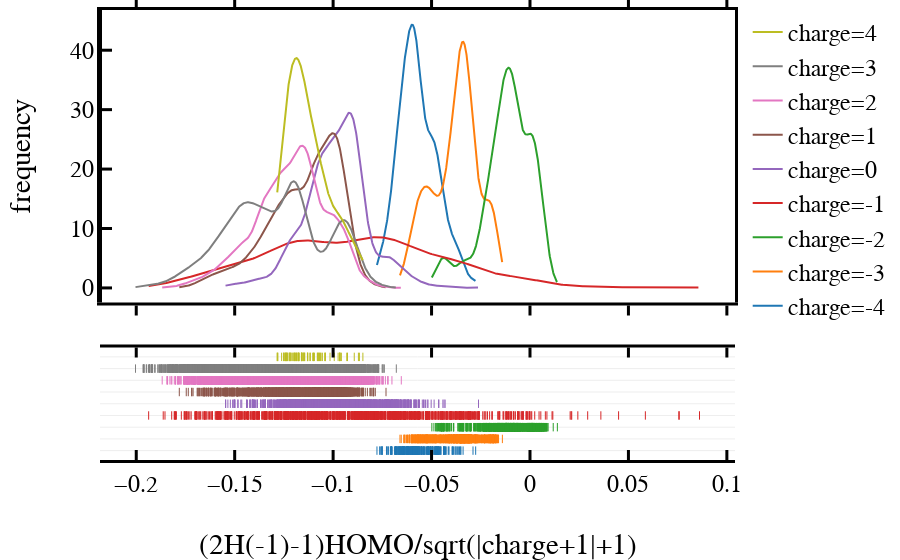

Notebook source saved alongside this figure:
### Code cell
import plotly.figure_factory as ff

hist_data, group_labels = [], []
for c in range(-4, 5):
    if len(df_good[df_good['charge'] == c]) > 10:
        if c >= -1:
            hist_data += [(df_good[df_good['charge'] == c]['alphaHOMO'].values)/(abs(c+1)+1)]
        else:
            hist_data += [-(df_good[df_good['charge'] == c]['alphaHOMO'].values)/(abs(c)+2)]
        group_labels += ['charge=%d'%c] # name of the dataset

fig = ff.create_distplot(hist_data, group_labels, show_hist=False)
layout = go.Layout()
layout.update(glob_layout)
layout["xaxis"].update({'title': "(2H(-1)-1)HOMO/sqrt(|charge+1|+1)"})
layout["yaxis"].update({'title': 'frequency'})
fig.update(layout=layout)
fig.show()
# pio.write_image(fig, '2DEI_alphaHOMO_gap/demo/Pareto_fronts/distribution_HOMO_(2H(-1)-1)HOMO_div_sqrt(|charge+1|+1).pdf')

### Figure 1 — Plotly figure (JSON) as saved in the notebook; plotly's stock layout.template omitted (floating-point values rounded to 4 significant figures; data arrays with more than 128 entries replaced by an {"elided": "..."} marker saying what was removed)
{"data": [{"legendgroup": "charge=-4", "marker": {"color": "rgb(31, 119, 180)"}, "mode": "lines", "name": "charge=-4", "showlegend": true, "type": "scatter", "uid": "632d649d-597f-4767-bec6-24568ff9930f", "x": {"elided": "500 float values"}, "xaxis": "x", "y": {"elided": "500 float values"}, "yaxis": "y"}, {"legendgroup": "charge=-3", "marker": {"color": "rgb(255, 127, 14)"}, "mode": "lines", "name": "charge=-3", "showlegend": true, "type": "scatter", "uid": "93edb9b7-d8d2-4436-8c60-8706a41be364", "x": {"elided": "500 float values"}, "xaxis": "x", "y": {"elided": "500 float values"}, "yaxis": "y"}, {"legendgroup": "charge=-2", "marker": {"color": "rgb(44, 160, 44)"}, "mode": "lines", "name": "charge=-2", "showlegend": true, "type": "scatter", "uid": "949a6bd4-5439-4bd7-bcee-27bdf5bf4bef", "x": {"elided": "500 float values"}, "xaxis": "x", "y": {"elided": "500 float values"}, "yaxis": "y"}, {"legendgroup": "charge=-1", "marker": {"color": "rgb(214, 39, 40)"}, "mode": "lines", "name": "charge=-1", "showlegend": true, "type": "scatter", "uid": "1e974521-c42f-406c-bbe6-cb3d336314ff", "x": {"elided": "500 float values"}, "xaxis": "x", "y": {"elided": "500 float values"}, "yaxis": "y"}, {"legendgroup": "charge=0", "marker": {"color": "rgb(148, 103, 189)"}, "mode": "lines", "name": "charge=0", "showlegend": true, "type": "scatter", "uid": "529d3407-185f-44c6-83a4-2f406b5a0211", "x": {"elided": "500 float values"}, "xaxis": "x", "y": {"elided": "500 float values"}, "yaxis": "y"}, {"legendgroup": "charge=1", "marker": {"color": "rgb(140, 86, 75)"}, "mode": "lines", "name": "charge=1", "showlegend": true, "type": "scatter", "uid": "63dea2f1-8f7e-410a-89b5-411b1bc00ae2", "x": {"elided": "500 float values"}, "xaxis": "x", "y": {"elided": "500 float values"}, "yaxis": "y"}, {"legendgroup": "charge=2", "marker": {"color": "rgb(227, 119, 194)"}, "mode": "lines", "name": "charge=2", "showlegend": true, "type": "scatter", "uid": "f20ef92b-2c9a-47e0-8908-bb69e3e8181e", "x": {"elided": "500 float values"}, "xaxis": "x", "y": {"elided": "500 float values"}, "yaxis": "y"}, {"legendgroup": "charge=3", "marker": {"color": "rgb(127, 127, 127)"}, "mode": "lines", "name": "charge=3", "showlegend": true, "type": "scatter", "uid": "7377f625-7937-4157-9570-74af2757efee", "x": {"elided": "500 float values"}, "xaxis": "x", "y": {"elided": "500 float values"}, "yaxis": "y"}, {"legendgroup": "charge=4", "marker": {"color": "rgb(188, 189, 34)"}, "mode": "lines", "name": "charge=4", "showlegend": true, "type": "scatter", "uid": "99089b52-9589-4f62-a232-f88a83916cd9", "x": {"elided": "500 float values"}, "xaxis": "x", "y": {"elided": "500 float values"}, "yaxis": "y"}, {"legendgroup": "charge=-4", "marker": {"color": "rgb(31, 119, 180)", "symbol": "line-ns-open"}, "mode": "markers", "name": "charge=-4", "showlegend": false, "type": "scatter", "uid": "adafab20-fc03-4579-9ee7-b5b8491d393f", "x": {"elided": "242 float values"}, "xaxis": "x", "y": {"elided": "242 str values"}, "yaxis": "y2"}, {"legendgroup": "charge=-3", "marker": {"color": "rgb(255, 127, 14)", "symbol": "line-ns-open"}, "mode": "markers", "name": "charge=-3", "showlegend": false, "type": "scatter", "uid": "7f16e9ce-ea1c-4197-8334-186a907fe427", "x": {"elided": "691 float values"}, "xaxis": "x", "y": {"elided": "691 str values"}, "yaxis": "y2"}, {"legendgroup": "charge=-2", "marker": {"color": "rgb(44, 160, 44)", "symbol": "line-ns-open"}, "mode": "markers", "name": "charge=-2", "showlegend": false, "type": "scatter", "uid": "081c7dda-6493-4474-a45f-8e606cdae050", "x": {"elided": "898 float values"}, "xaxis": "x", "y": {"elided": "898 str values"}, "yaxis": "y2"}, {"legendgroup": "charge=-1", "marker": {"color": "rgb(214, 39, 40)", "symbol": "line-ns-open"}, "mode": "markers", "name": "charge=-1", "showlegend": false, "type": "scatter", "uid": "cb17144b-1e06-4dc0-b42b-e16c9c39a5e6", "x": {"elided": "1023 float values"}, "xaxis": "x", "y": {"elided": "1023 str values"}, "yaxis": "y2"}, {"legendgroup": "charge=0", "marker": {"color": "rgb(148, 103, 189)", "symbol": "line-ns-open"}, "mode": "markers", "name": "charge=0", "showlegend": false, "type": "scatter", "uid": "c7c0b613-cd3a-4bd2-bf63-09e295584fe7", "x": {"elided": "2081 float values"}, "xaxis": "x", "y": {"elided": "2081 str values"}, "yaxis": "y2"}, {"legendgroup": "charge=1", "marker": {"color": "rgb(140, 86, 75)", "symbol": "line-ns-open"}, "mode": "markers", "name": "charge=1", "showlegend": false, "type": "scatter", "uid": "bebc08d3-4bc2-443d-968a-78da91da6be4", "x": {"elided": "2464 float values"}, "xaxis": "x", "y": {"elided": "2464 str values"}, "yaxis": "y2"}, {"legendgroup": "charge=2", "marker": {"color": "rgb(227, 119, 194)", "symbol": "line-ns-open"}, "mode": "markers", "name": "charge=2", "showlegend": false, "type": "scatter", "uid": "a753186c-fd1c-423d-98df-c6326b3a5671", "x": {"elided": "8626 float values"}, "xaxis": "x", "y": {"elided": "8626 str values"}, "yaxis": "y2"}, {"legendgroup": "charge=3", "marker": {"color": "rgb(127, 127, 127)", "symbol": "line-ns-open"}, "mode": "markers", "name": "charge=3", "showlegend": false, "type": "scatter", "uid": "c0a37b9c-eb1a-4ec6-8731-19b09ee06042", "x": {"elided": "5409 float values"}, "xaxis": "x", "y": {"elided": "5409 str values"}, "yaxis": "y2"}, {"legendgroup": "charge=4", "marker": {"color": "rgb(188, 189, 34)", "symbol": "line-ns-open"}, "mode": "markers", "name": "charge=4", "showlegend": false, "type": "scatter", "uid": "aabb2f7f-23ac-4651-b0c8-1f52d3a17b3c", "x": [-0.1239, -0.1118, -0.104, -0.1238, -0.1242, -0.1159, -0.1129, -0.1055, -0.1116, -0.1213, -0.1192, -0.09638, -0.1233, -0.1153, -0.1146, -0.1233, -0.1184, -0.08665, -0.1144, -0.1262, -0.1177, -0.1186, -0.1218, -0.1215, -0.0927, -0.1152, -0.09943, -0.09307, -0.1099, -0.1177, -0.1248, -0.11, -0.128, -0.1069, -0.1205, -0.1197, -0.1129, -0.113, -0.1079, -0.09673, -0.1203, -0.1196, -0.1154, -0.1061, -0.08715, -0.08927, -0.09657, -0.1074, -0.1177, -0.1172, -0.1251, -0.1223, -0.108, -0.104, -0.1283, -0.1161, -0.1223, -0.08488, -0.1104, -0.1065, -0.1148, -0.1161, -0.1175, -0.1042, -0.1095, -0.1188, -0.125, -0.09747, -0.1072, -0.1284, -0.1161, -0.1236, -0.1016, -0.09582, -0.1242, -0.1194, -0.1219, -0.09668], "xaxis": "x", "y": ["charge=4", "charge=4", "charge=4", "charge=4", "charge=4", "charge=4", "charge=4", "charge=4", "charge=4", "charge=4", "charge=4", "charge=4", "charge=4", "charge=4", "charge=4", "charge=4", "charge=4", "charge=4", "charge=4", "charge=4", "charge=4", "charge=4", "charge=4", "charge=4", "charge=4", "charge=4", "charge=4", "charge=4", "charge=4", "charge=4", "charge=4", "charge=4", "charge=4", "charge=4", "charge=4", "charge=4", "charge=4", "charge=4", "charge=4", "charge=4", "charge=4", "charge=4", "charge=4", "charge=4", "charge=4", "charge=4", "charge=4", "charge=4", "charge=4", "charge=4", "charge=4", "charge=4", "charge=4", "charge=4", "charge=4", "charge=4", "charge=4", "charge=4", "charge=4", "charge=4", "charge=4", "charge=4", "charge=4", "charge=4", "charge=4", "charge=4", "charge=4", "charge=4", "charge=4", "charge=4", "charge=4", "charge=4", "charge=4", "charge=4", "charge=4", "charge=4", "charge=4", "charge=4"], "yaxis": "y2"}], "layout": {"barmode": "overlay", "font": {"color": "black", "family": "Helvetica", "size": 24}, "hovermode": "closest", "legend": {"orientation": "v", "traceorder": "reversed"}, "margin": {"b": 100, "l": 100, "r": 10, "t": 10}, "xaxis": {"anchor": "y2", "color": "black", "domain": [0, 1], "linewidth": 3, "mirror": "allticks", "showgrid": false, "showline": true, "ticklen": 10, "ticks": "inside", "tickwidth": 3, "title": {"text": "(2H(-1)-1)HOMO/sqrt(|charge+1|+1)"}, "zeroline": false}, "yaxis": {"anchor": "free", "color": "black", "domain": [0.35, 1], "linewidth": 3, "mirror": "allticks", "position": 0, "showgrid": false, "showline": true, "ticklen": 10, "ticks": "inside", "tickwidth": 3, "title": {"text": "frequency"}, "zeroline": false}, "yaxis2": {"anchor": "x", "domain": [0, 0.25], "dtick": 1, "showticklabels": false}}}
